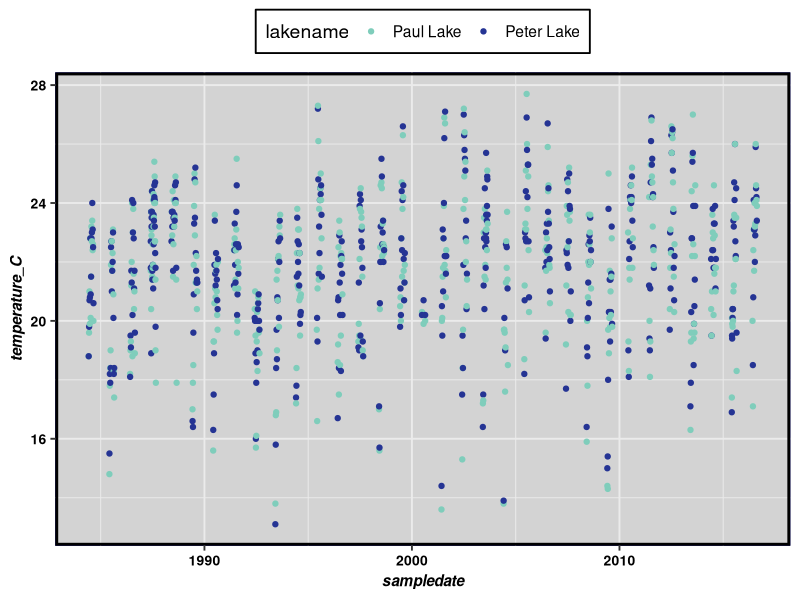

Recreate this plot in R. (Note: this script raises an error after producing the figure.)
## ---- chunk 1
setwd("~/Desktop/Environmental Data Analytics/Environmental_Data_Analytics/Data/Processed")
library(tidyverse)
#install.packages("lubridate")
library(lubridate)
#install.packages("nlme")
library(nlme)
#install.packages("lsmeans")
library(lsmeans)
#install.packages("multcompView")
library(multcompView)

PeterPaul.chem <- read.csv("NTL-LTER_Lake_ChemistryPhysics_PeterPaul_Processed.csv")

# Set date to date format
PeterPaul.chem$sampledate <- as.Date(PeterPaul.chem$sampledate, 
                                               format = "%m/%d/%y")



gabytheme <- theme_bw(base_size = 14) + 
  theme(plot.title=element_text(face="bold", size="16", color="tomato2", hjust=0.5),
        axis.title=element_text(face="bold.italic", size=11, color="black"),
axis.text = element_text(face="bold", size=10, color = "black"), 
panel.background=element_rect(fill="lightgray", color="darkblue"), 
panel.border = element_rect(color = "black", size = 2),
legend.position = "top", legend.background = element_rect(fill="white", color="black"),
            legend.key = element_rect(fill="transparent", color="NA"))
theme_set(gabytheme)

## ---- chunk 2
PeterPaul.summertemp <- 
  PeterPaul.chem %>%
  select(lakename:temperature_C) %>%
  #filter for Julian days in June-August and surface measurements
  filter(daynum > 151 & daynum < 243 & depth == 0 ) %>%
  #add a "week" column to represent seasonality
  mutate(Week = week(sampledate)) %>%
  #code won't work (autocorrelation won't work if there are NAs!!!)
  na.exclude()

ggplot(PeterPaul.summertemp, aes(x = sampledate, y = temperature_C, color = lakename)) +
  geom_point() +
  scale_color_manual(values = c("#7fcdbb", "#253494"))
## ---- chunk 3
# Determine autocorrelation in residuals
TempTest.auto <- lme(data = PeterPaul.summertemp,
                     temperature_C ~ sampledate * lakename, #fixed effects ANCOVA model with an interaction term
                     random = ~1|Week)           #specifying a random effect

#lme-mixed effects function

TempTest.auto
## ---- chunk 4
ACF(TempTest.auto)
## ---- chunk 5
TempTest.mixed <- lme(data = PeterPaul.summertemp, temperature_C ~ sampledate * lakename, 
                     random = ~1|Week, 
                     correlation = corAR1(form = ~ sampledate/lakename|Week, value = 0.423),method = "REML")


#specify autocorrelation structure of order 1 (from output of ACF test)
#sampledate is duplicated in some cases, so need to split up by lake
#takes sample dates associated with one lake at a time. Put time on left side of function and subject variable on right side of function
                     #If you're doing a spacial random effect, it goes in corAR1 function
                     #define method as restricted maximum likelihood
                     


## ---- chunk 6
summary(TempTest.mixed)
## ---- chunk 7
TempTest.fixed <- gls(data = PeterPaul.summertemp,
                      temperature_C ~ sampledate * lakename, 
                      method = "REML")

## ---- chunk 8
summary(TempTest.fixed)
## ---- chunk 9
anova(TempTest.mixed, TempTest.fixed)
## ---- chunk 10

TempTest.posthoc = lsmeans(TempTest.mixed, ~ sampledate * lakename)
cld(TempTest.posthoc, alpha = 0.05, Letters = letters, adjust = "tukey") #gives us a posthot test-places two groups in a
## ---- chunk 11
ggplot(PeterPaul.summertemp, aes(x = sampledate, y = temperature_C, color = lakename)) +
  geom_point() +
  scale_color_manual(values = c("#7fcdbb", "#253494")) +
  geom_abline(intercept = 20.47, slope = 0.0001)+
labs(title="The Effect of Sample Date on Temperature", x="Sample Date",
       y="Temperature (degrees C)")
